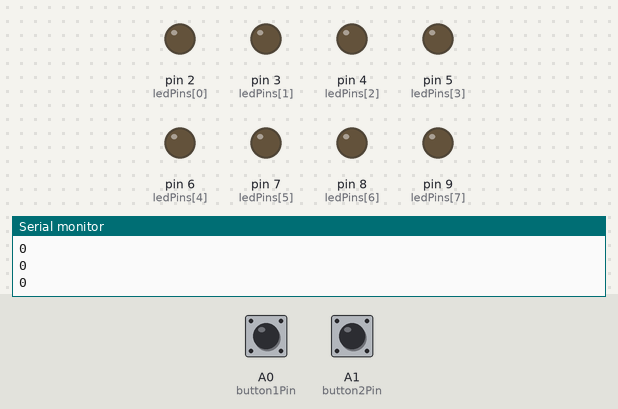
This sketch was run on a simulated Arduino Uno, built with avr-gcc and run on an emulated ATmega328P. Parts: output pins drawn as LEDs (lit = HIGH), the last lines printed to the serial monitor. Inputs (shaded band) come from the test bench; at power-on: A1 (button2Pin) LOW, A0 (button1Pin) LOW.

Above: at 1.2 s.
1.3 s: A1 (button2Pin) pulled HIGH for 0.15 s
At 2.5 s:
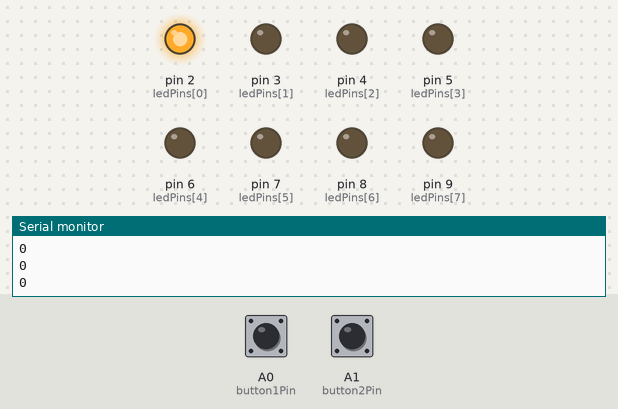
2.9 s: A1 (button2Pin) pulled HIGH for 1 s
At 3.6 s:
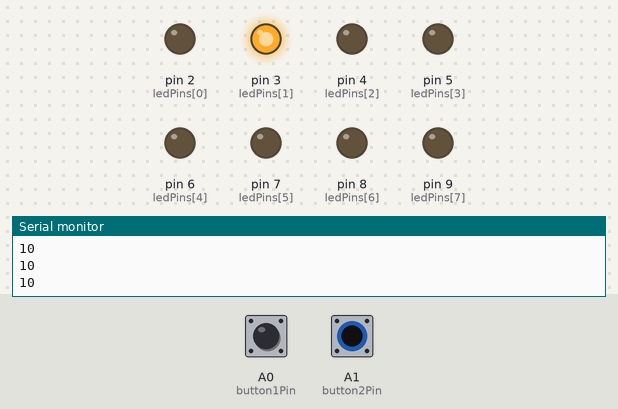
5.4 s: A1 (button2Pin) pulled HIGH for 0.15 s
At 6.6 s:
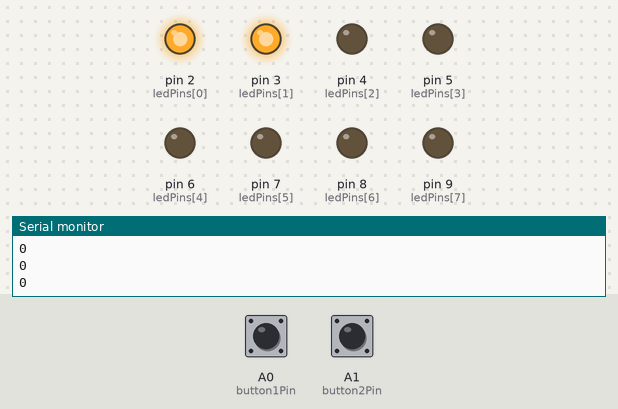
7.0 s: A1 (button2Pin) pulled HIGH for 3.2 s
At 8.2 s:
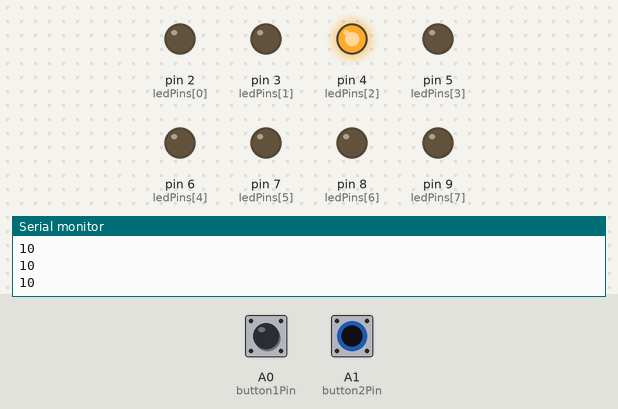
11.7 s: A1 (button2Pin) pulled HIGH for 0.15 s
At 12.7 s:
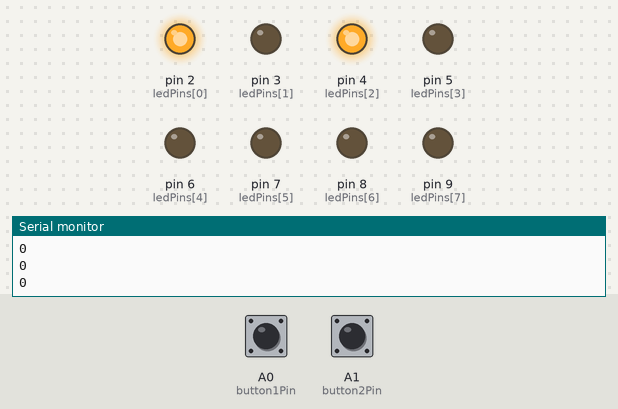
13.3 s: A1 (button2Pin) pulled HIGH for 1 s
At 14.1 s:
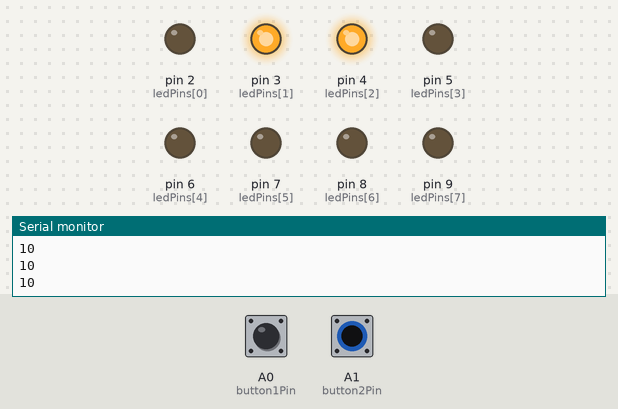
Timing chart, 0 to 16.3 s (numbered marks = the images above; inputs shaded):
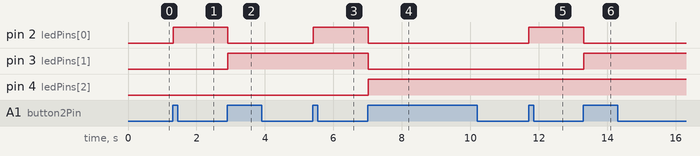

The sketch:

button-demo-4-morekeys.ino
```cpp
// 用延时的方法去除抖动

const int button1Pin = A0;
const int button2Pin = A1;

// 8 个控制 LED 的 pin
const int ledPins[] = {2, 3 ,4, 5, 6, 7, 8, 9};

void setup()
{
  Serial.begin(9600);
  pinMode(button1Pin, INPUT);
  pinMode(button2Pin, INPUT);

  for(int i = 0; i < 8; i++)
  {
    pinMode(ledPins[i], OUTPUT);
  }
}

void write_leds(uint8_t data)
{
  for(int i = 0; i < 8; i++)
  {
    digitalWrite(ledPins[i], _BV(i) & data);
  }
}

byte in_val;
byte in_val2;
int buttonState; // 用来保存按键状态的变量
byte count = 0;

void loop() {

  in_val = digitalRead(button1Pin) + (digitalRead(button2Pin) << 1); // 2 个键的读取值组合到一个字节中 <1>
  delay(10); // 延时 10 ms, 跳过抖动区
  in_val2 = digitalRead(button1Pin) + (digitalRead(button2Pin) << 1);

  if (in_val == in_val2) // 相隔 10ms, 两次读到的值是一样的！
  {
    if (in_val != buttonState) // 按键的状态发生了变化(和上次不一样)
    {

      if (in_val == 0b00000010) // 最低一位是 0, 说明 button1 被按下了
      {
        count++;  // 有键按下了, count 自增 1
        if (count >= 15) count = 15;  // 不超过 15
      }

      if (in_val == 0b00000001) // 第 2 位是 0, 说明 button2 被按下了
      {
        if (count > 0) count--; // 大于 0 才自减 1，否则会溢出
      }

    }

    buttonState = in_val2; // 把按键新的状态保存起来，下个循环要用到
  }

  write_leds(count); // 显示

  Serial.println(in_val, BIN); // 可以打印到串口观察数值
}
```

Measured:
- after the input at 1.3 s, pin 2 (ledPins[0]): LOW → HIGH at once
- after the input at 2.9 s, pin 2 (ledPins[0]): HIGH → LOW at once; pin 3 (ledPins[1]): LOW → HIGH at once
- after the input at 5.4 s, pin 2 (ledPins[0]): LOW → HIGH at once
- after the input at 7.0 s, pin 2 (ledPins[0]), pin 3 (ledPins[1]): HIGH → LOW at once; pin 4 (ledPins[2]): LOW → HIGH at once
- after the input at 11.7 s, pin 2 (ledPins[0]): LOW → HIGH at once
- after the input at 13.3 s, pin 2 (ledPins[0]): HIGH → LOW at once; pin 3 (ledPins[1]): LOW → HIGH at once
